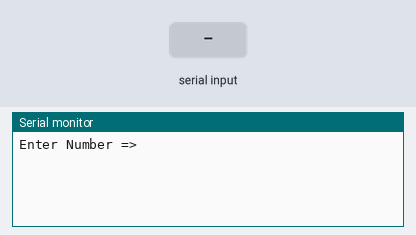
This sketch was run on a simulated Arduino Uno, built with avr-gcc and run on an emulated ATmega328P. Shown: the last lines printed to the serial monitor. Inputs (shaded band) come from the test bench.

Above: at 1.2 s.
1.3 s: "90,45\n" received over Serial
At 3.32 s:
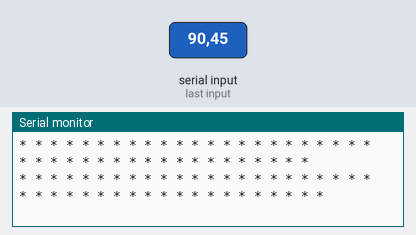
At 3.7 s:
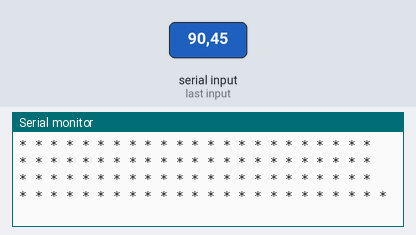

The sketch:

ex5-4.ino
```cpp
void setup() {
  // 시리얼 통신 속도 설정 : 속도 9600 bps, 8데이터 비트, 패리티 없음, 한 개의 스톱비트
 Serial.begin(9600) ;

}
void loop() {
      int Num;
      int i, j ;
      Serial.println("Enter Number =>");

     // PC에서 데이터가 전송되어 올때까지 기다린다.
      while(1) {
       if(Serial.available() > 0 ) break;
      }
      Num = Serial.parseInt();

      for(j = 1 ; j <= Num ; j++ )
     {
      for( i = 0; i < j ; i++ ){
                  Serial.print("* ");
      }
       Serial.println(" " );

     }
       Serial.println("===================");
}
```

Measured:
- after the input at 1.3 s, the serial monitor: prints a new line at once (image 1)
